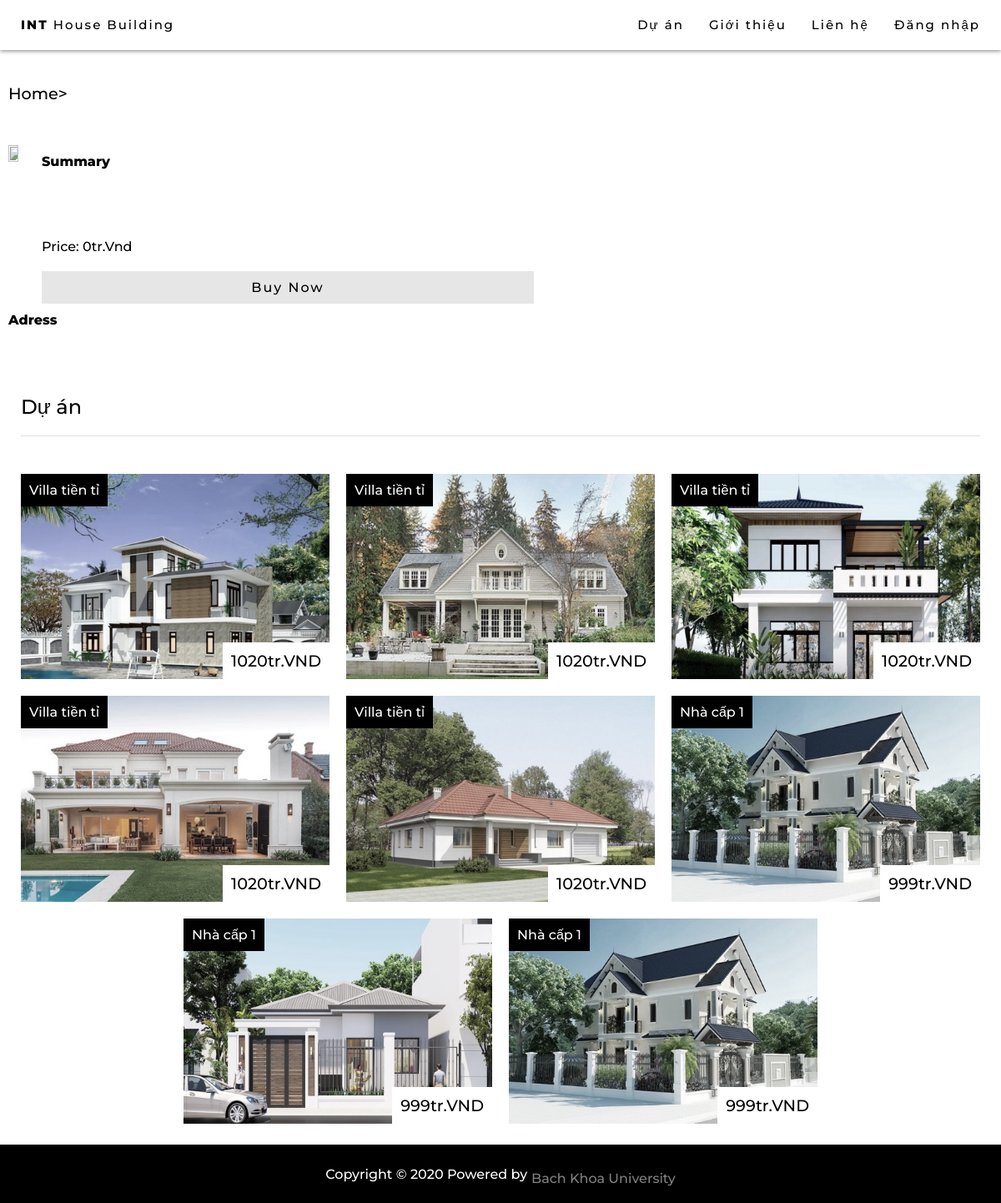
The page /product.php on the database its author committed.
### tables this page shows
CREATE TABLE `post` (
  `id` int(5) NOT NULL,
  `cost` int(15) NOT NULL,
  `category` varchar(100) NOT NULL,
  `poster` int(11) NOT NULL,
  `content` varchar(500) NOT NULL,
  `img` varchar(100) NOT NULL DEFAULT 'house.png',
  `title` varchar(100) NOT NULL,
  `address` varchar(8000) NOT NULL
);

### product.php (the view, shortened to what this page needs)
    <?php
    include('session.php');
    include("config.php");
    ?>
<!DOCTYPE html>
<html lang="en">
<head>
    <link rel="stylesheet" href="styleProduct.css">
    <link rel="stylesheet" href="https://cdnjs.cloudflare.com/ajax/libs/font-awesome/4.7.0/css/font-awesome.min.css">
</head>
<body>
    <div id="navbar">
        <a href="index.php" class="home button">
            <b>INT</b> House Building
        </a>
        <?php
        if (!isset($_SESSION['login_user'])) {
            echo "<a href='#' id='myBtnMobile' class='button' onclick='openModal()'> Đăng nhập</a>";
        } else {
            echo "<a href='#' id='myBtnInfo' class='button' onclick='openModalInfo()'> Hello:" . $login_session . "</a>";
        }
        ?>
        <a href="#contact" class="button">
            Liên hệ
        </a>
        <a href="#about" class="button">
            Giới thiệu
        </a>
        <a href="#projects" class="button">
            Dự án
        </a>
    </div>
    <div class="main_content">
        <div id="products">
            <?php
                $postid = $_GET['id'];
                $sql = "SELECT * FROM post WHERE id = '$postid'";
                $result = mysqli_query($db, $sql);
                $row = mysqli_fetch_array($result, MYSQLI_ASSOC);
                echo "<h3 style='margin:30px 0px;'><a href='index.php'>Home<a>>".$row['category']."</h3>
                <div class='sub_content_product'>
                    <div class='product-picture'>
                    <img src='./img/" . $row['img'] ."' alt='".$row['img']."' class='sub_picture'>
                    </div>
                    <div class='product-content'>
                        <div>
                            <h3>".$row['title']."</h3>
                            <b>Summary</b>
                            <p>".$row['content']."</p>
                        </div>
                        <div>
                            <h4>Price: ".(string)($row['cost'] / 1000000)."tr.Vnd
                            </h4>
                            <a href='#' class='button about'>Buy Now</a>
                        </div>
                    </div>
                </div>
                <div class='decription'>
                    <b>Adress</b>
                    <p>".$row['address']."</p>
                </div>";
            ?>
        </div>
        <div id="projects">
            <div class="sub_title">
                <h2>Dự án</h2>
            </div>
            <div class="projects_content">
                <?php
                $sql = "SELECT * FROM post ORDER BY id LIMIT 8 OFFSET 0";
                $result = mysqli_query($db, $sql);
                if ($result->num_rows > 0) {
                    while ($row = $result->fetch_assoc()) {
                        echo "<div class='sub_content' onclick='viewDetail(" . $row['id'] . ")'>
                                <img src='./img/" . $row['img'] . "' alt='house1' class='sub_picture'>
                                <div class='sub_text'>
                                    <span>" . $row['category'] . "</span>
                                </div>
                                <div class='prices'>
                                    <span>" . (string)($row['cost'] / 1000000) . "tr.VND</span>
                                </div>
                            </div>";
                    }
                }
                ?>
            </div>
        </div>
    </div>
    <footer style="width: 100%;">
        <div class="footer">Copyright © 2020 Powered by <a style="color: gray; text-decoration: none; margin-left: 5px;" href="#" target="_blank">Bach Khoa
                University</a>
        </div>
    </footer>
</body>
</html>

### styleProduct.css (style rules this page uses)
* { font-family: 'Montserrat', sans-serif; text-decoration: none; font-weight: 500; margin: unset; }
html { scroll-behavior: smooth; }
b { font-weight: 800; }
#navbar { overflow: hidden; position: fixed; top: 0; z-index: 6; background-color: white; height: 60px; width: 100%; font-size: 15px; padding: 5px 10px; box-shadow: 0 1px 5px 0 gray; box-sizing: border-box; }
.button { margin: 5px 5px; float: right; color: black; padding: 10px 10px; letter-spacing: 2px; }
.home { float: left; }
.main_content { margin-top: 60px; width: 100%; }
.sub_title { padding: 20px 25px; }
#products { width: 100%; max-width: 1550px; display: flex; flex-direction: column; flex-wrap: wrap; margin: 5px; margin-right: auto; margin-left: auto; box-sizing: border-box; padding: 10px; background-color: white; }
.prices { position: absolute; background-color: white; color: black; padding: 10px; bottom: 10px; right: 10px; font-weight: 800; font-size: 120%; }
.sub_content_product { display: flex; position: relative; }
.sub_content { position: relative; padding: 10px; width: 25%; box-sizing: border-box; display: flex; flex-direction: column; cursor: pointer; }
@media only screen and (max-width: 1300px) { .sub_content { width: 33.333333%; } }
.product-content { display: flex; flex-direction: column; justify-content: space-between; width: 50%; margin-left: 20px; }
#projects { max-width: 1550px; width: 100%; background-color: white; margin: 0px auto; }
.projects_content { display: flex; flex-flow: row wrap; justify-content: center; position: relative; padding: 15px; }
.product-picture { position: relative; width: 60%; box-sizing: border-box; display: flex; flex-direction: column; }
.decription { margin-top: 10px; }
@media only screen and (max-width: 1300px) { .product-picture { width: 60%; } }
.sub_text { position: absolute; background-color: black; color: white; padding: 10px; top: 10px; left: 10px; }
.sub_picture { width: 100%; height: auto; filter: grayscale(50%); }
h2 { padding: 20px 0px; border-bottom: 1px solid rgb(221, 221, 221); }
h3 { font-size: 1.2em; margin: 10px 0px; }
h4 { margin: 20px 0px; }
a { color: black; margin-top: 10px; }
.button.about { background-color: rgb(230, 230, 230); width: calc(100% - 20px); text-align: center; margin: unset; }
.footer { background-color: black; color: white; width: 100%; height: 70px; display: flex; align-items: center; justify-content: center; }

### rows shown on the page
post: img (picture), category "Villa tiền tỉ", $row['cost']/1000000 "1020"
post: img (picture), category "Villa tiền tỉ", $row['cost']/1000000 "1020"
post: img (picture), category "Villa tiền tỉ", $row['cost']/1000000 "1020"
post: img (picture), category "Villa tiền tỉ", $row['cost']/1000000 "1020"
post: img (picture), category "Villa tiền tỉ", $row['cost']/1000000 "1020"
post: img (picture), category "Nhà cấp 1", $row['cost']/1000000 "999"
post: img (picture), category "Nhà cấp 1", $row['cost']/1000000 "999"
post: img (picture), category "Nhà cấp 1", $row['cost']/1000000 "999"

### other values the page prints
$row['cost'] / 1000000 "0"
